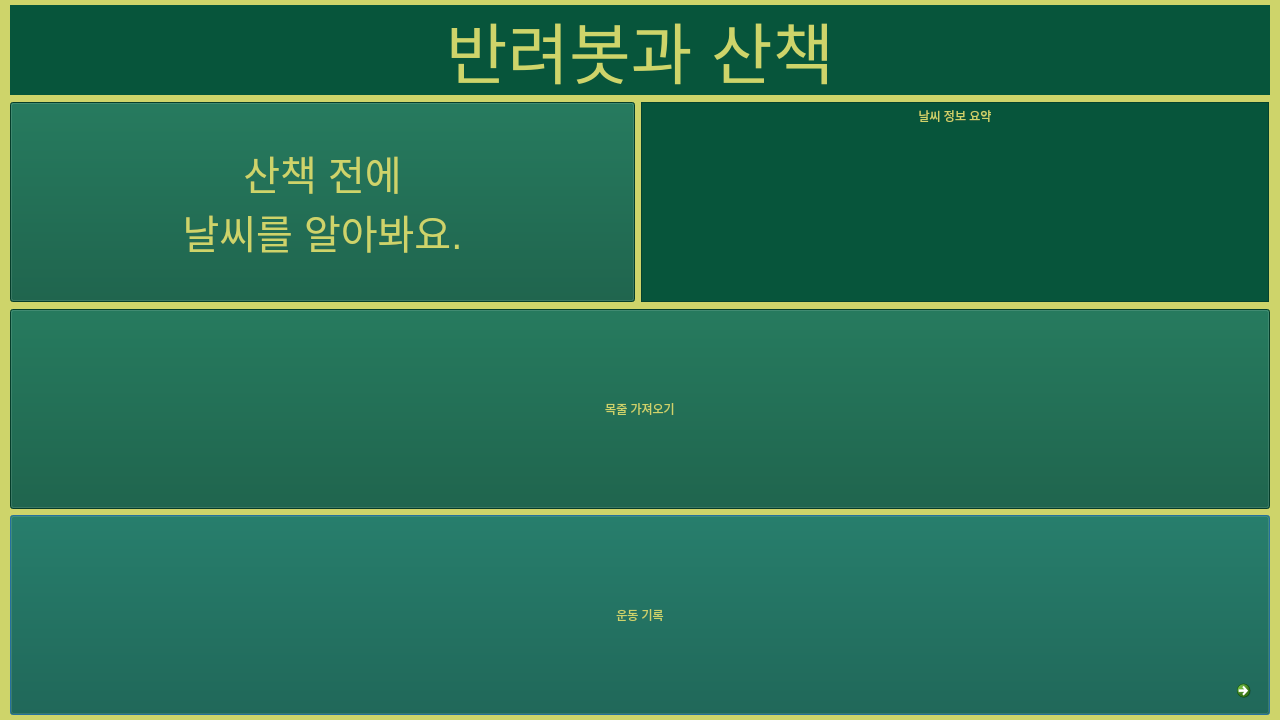
<?xml version="1.0" encoding="UTF-8"?>
<ui version="4.0">
 <class>Dialog</class>
 <widget class="QDialog" name="Dialog">
  <property name="geometry">
   <rect>
    <x>0</x>
    <y>0</y>
    <width>1280</width>
    <height>720</height>
   </rect>
  </property>
  <property name="minimumSize">
   <size>
    <width>1280</width>
    <height>720</height>
   </size>
  </property>
  <property name="windowTitle">
   <string>댕댕아~</string>
  </property>
  <property name="styleSheet">
   <string notr="true">background-color:rgb(206, 212, 106);
</string>
  </property>
  <widget class="QPushButton" name="pushButton_3">
   <property name="geometry">
    <rect>
     <x>10</x>
     <y>515</y>
     <width>1260</width>
     <height>200</height>
    </rect>
   </property>
   <property name="minimumSize">
    <size>
     <width>1260</width>
     <height>200</height>
    </size>
   </property>
   <property name="styleSheet">
    <string notr="true">background-color: rgb(7, 85, 59);
color:rgb(206, 212, 106);
</string>
   </property>
   <property name="text">
    <string>운동 기록</string>
   </property>
  </widget>
  <widget class="QLabel" name="label">
   <property name="geometry">
    <rect>
     <x>10</x>
     <y>5</y>
     <width>1260</width>
     <height>90</height>
    </rect>
   </property>
   <property name="minimumSize">
    <size>
     <width>1260</width>
     <height>90</height>
    </size>
   </property>
   <property name="font">
    <font>
     <pointsize>50</pointsize>
    </font>
   </property>
   <property name="styleSheet">
    <string notr="true">background-color: rgb(7, 85, 59);
color:rgb(206, 212, 106);
</string>
   </property>
   <property name="text">
    <string>반려봇과 산책</string>
   </property>
   <property name="alignment">
    <set>Qt::AlignCenter</set>
   </property>
  </widget>
  <widget class="QPushButton" name="pushButton">
   <property name="geometry">
    <rect>
     <x>10</x>
     <y>309</y>
     <width>1260</width>
     <height>200</height>
    </rect>
   </property>
   <property name="minimumSize">
    <size>
     <width>1260</width>
     <height>200</height>
    </size>
   </property>
   <property name="styleSheet">
    <string notr="true">background-color: rgb(7, 85, 59);
color:rgb(206, 212, 106);
</string>
   </property>
   <property name="text">
    <string>목줄 가져오기</string>
   </property>
  </widget>
  <widget class="QWidget" name="layoutWidget">
   <property name="geometry">
    <rect>
     <x>10</x>
     <y>101</y>
     <width>1259</width>
     <height>202</height>
    </rect>
   </property>
   <layout class="QHBoxLayout" name="horizontalLayout">
    <item>
     <widget class="QPushButton" name="pushButton_2">
      <property name="minimumSize">
       <size>
        <width>625</width>
        <height>200</height>
       </size>
      </property>
      <property name="maximumSize">
       <size>
        <width>621</width>
        <height>200</height>
       </size>
      </property>
      <property name="font">
       <font>
        <pointsize>30</pointsize>
       </font>
      </property>
      <property name="styleSheet">
       <string notr="true">background-color: rgb(7, 85, 59);
color:rgb(206, 212, 106);
</string>
      </property>
      <property name="text">
       <string>산책 전에 
날씨를 알아봐요.</string>
      </property>
     </widget>
    </item>
    <item>
     <widget class="QTextEdit" name="textEdit_1">
      <property name="minimumSize">
       <size>
        <width>625</width>
        <height>200</height>
       </size>
      </property>
      <property name="maximumSize">
       <size>
        <width>16777215</width>
        <height>200</height>
       </size>
      </property>
      <property name="styleSheet">
       <string notr="true">background-color: rgb(7, 85, 59);
color:rgb(206, 212, 106);
</string>
      </property>
      <property name="html">
       <string>&lt;!DOCTYPE HTML PUBLIC &quot;-//W3C//DTD HTML 4.0//EN&quot; &quot;http://www.w3.org/TR/REC-html40/strict.dtd&quot;&gt;
&lt;html&gt;&lt;head&gt;&lt;meta name=&quot;qrichtext&quot; content=&quot;1&quot; /&gt;&lt;style type=&quot;text/css&quot;&gt;
p, li { white-space: pre-wrap; }
&lt;/style&gt;&lt;/head&gt;&lt;body style=&quot; font-family:'Gulim'; font-size:9pt; font-weight:400; font-style:normal;&quot;&gt;
&lt;p align=&quot;center&quot; style=&quot; margin-top:0px; margin-bottom:0px; margin-left:0px; margin-right:0px; -qt-block-indent:0; text-indent:0px;&quot;&gt;날씨 정보 요약&lt;/p&gt;
&lt;p align=&quot;center&quot; style=&quot;-qt-paragraph-type:empty; margin-top:0px; margin-bottom:0px; margin-left:0px; margin-right:0px; -qt-block-indent:0; text-indent:0px;&quot;&gt;&lt;br /&gt;&lt;/p&gt;&lt;/body&gt;&lt;/html&gt;</string>
      </property>
     </widget>
    </item>
   </layout>
  </widget>
  <widget class="QCommandLinkButton" name="commandLinkButton">
   <property name="geometry">
    <rect>
     <x>1229</x>
     <y>673</y>
     <width>40</width>
     <height>40</height>
    </rect>
   </property>
   <property name="text">
    <string/>
   </property>
  </widget>
 </widget>
 <resources/>
 <connections>
  <connection>
   <sender>pushButton_2</sender>
   <signal>clicked()</signal>
   <receiver>Dialog</receiver>
   <slot>bitteWetter()</slot>
   <hints>
    <hint type="sourcelabel">
     <x>634</x>
     <y>301</y>
    </hint>
    <hint type="destinationlabel">
     <x>782</x>
     <y>304</y>
    </hint>
   </hints>
  </connection>
  <connection>
   <sender>commandLinkButton</sender>
   <signal>clicked()</signal>
   <receiver>Dialog</receiver>
   <slot>nachHause_click_open()</slot>
   <hints>
    <hint type="sourcelabel">
     <x>1253</x>
     <y>703</y>
    </hint>
    <hint type="destinationlabel">
     <x>1258</x>
     <y>719</y>
    </hint>
   </hints>
  </connection>
 </connections>
 <slots>
  <slot>slot1()</slot>
  <slot>bitteWetter()</slot>
  <slot>nachHause_click_open()</slot>
 </slots>
</ui>
